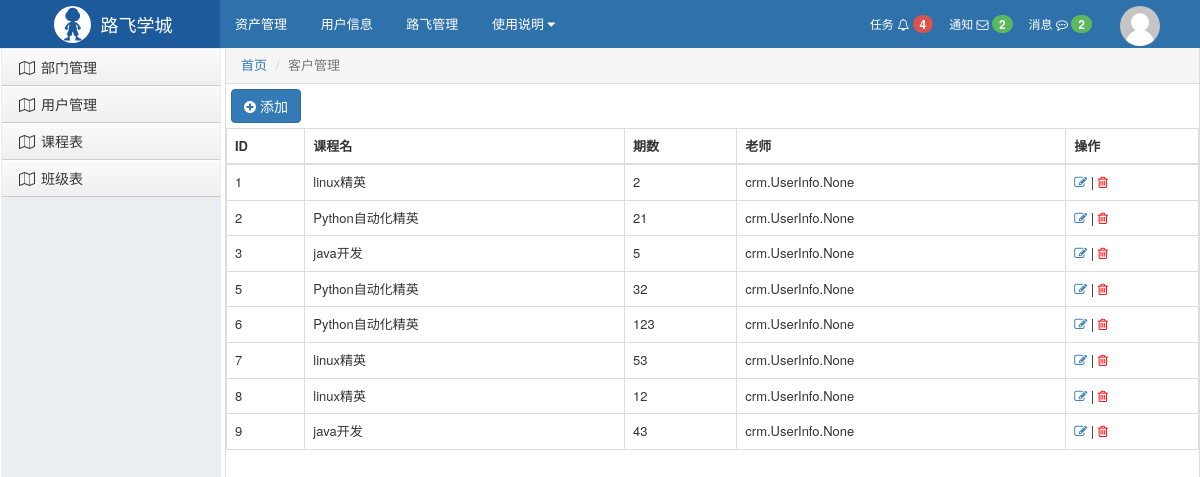
/crm/classes/list/, run on an earlier commit of the app's database.
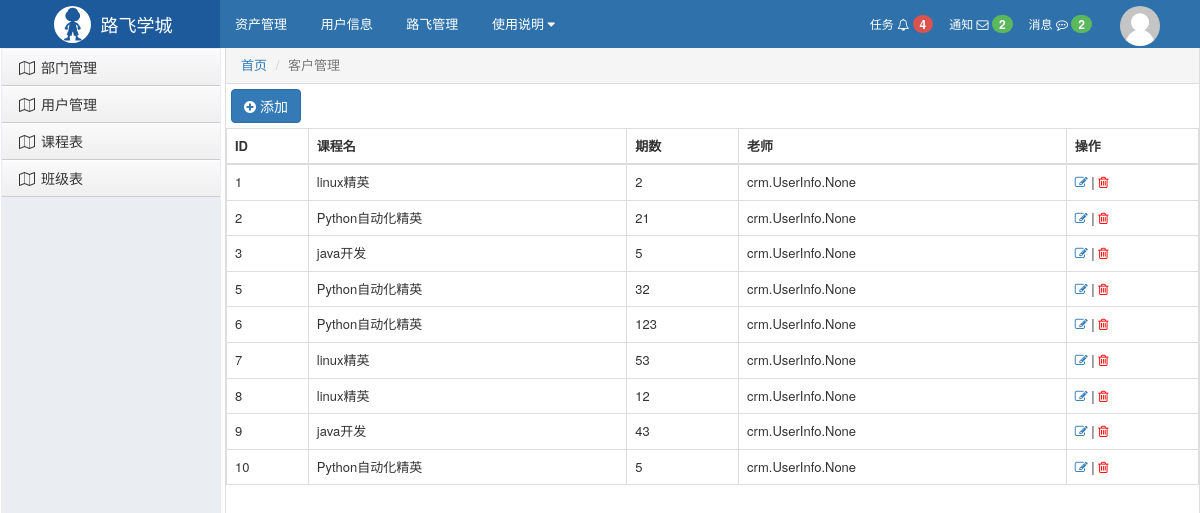
And on a later commit of the database.
### crm/models.py (models this page shows)
class ClassList(models.Model):
    course = models.ForeignKey(verbose_name='课程',to='Course')
    num = models.IntegerField(verbose_name='期数')
    teachers = models.ManyToManyField(verbose_name='老师',to='UserInfo')

class Course(models.Model):
    title = models.CharField(verbose_name='课程名称',max_length=32)
    def __str__(self):
        return self.title

### crm/views/classes.py (the view)
def classes_list(request):
    class_queryset = models.ClassList.objects.all()
    return render(request,'class_list.html',{'class_queryset':class_queryset})

### crm/templates/class_list.html
{% extends 'layout.html' %}
{% block content %}
    <div style="margin: 5px;">
        <a href="/crm/classes/add/" class="btn btn-primary"><i class="fa fa-plus-circle" aria-hidden="true"></i> 添加</a>
    </div>
<table class="table table-bordered">
        <thead>
            <tr>
                <th>ID</th>
                <th>课程名</th>
                <th>期数</th>
                <th>老师</th>
                <th>操作</th>
            </tr>
        </thead>
        <tbody>
        {% for row in class_queryset %}
                <tr>
                    <td>{{ row.id }}</td>
                    <td>{{ row.course }}</td>
                    <td>{{ row.num }}</td>
                    <td>{{ row.teachers }}</td>
                    <td>
                        <a href="/crm/classes/edit/{{ row.id }}/"><i class="fa fa-pencil-square-o" aria-hidden="true"></i></a>
                        |
                        <a href="/crm/classes/del/{{ row.id }}/" style="color: red;"><i class="fa fa-trash-o" aria-hidden="true"></i></a>
                    </td>
                </tr>
        {% endfor %}
        </tbody>
</table>
{% endblock %}

### crm/templates/layout.html (shortened to what this page needs)
{% load staticfiles %}
<!DOCTYPE html>
<html lang="en">
<head>
    <link rel="stylesheet" href="{% static 'plugins/bootstrap/css/bootstrap.css' %} "/>
    <link rel="stylesheet" href="{% static 'plugins/font-awesome/css/font-awesome.css' %} "/>
    <link rel="stylesheet" href="{% static 'css/commons.css' %} "/>
    <link rel="stylesheet" href="{% static 'css/nav.css' %} "/>
</head>
<body>
<div class="pg-header">
    <div class="nav">
        <div class="logo-area left">
            <a href="#">
                <img class="logo" src="{% static 'imgs/logo.svg' %}">
                <span style="font-size: 18px;">路飞学城 </span>
            </a>
        </div>
        <div class="left-menu left">
            <a class="menu-item">资产管理</a>
            <a class="menu-item">用户信息</a>
            <a class="menu-item">路飞管理</a>
            <div class="menu-item">
                <span>使用说明</span>
                <i class="fa fa-caret-down" aria-hidden="true"></i>
            </div>
        </div>
        <div class="right-menu right clearfix">
            <div class="user-info right">
                <a href="#" class="avatar">
                    <img class="img-circle" src="{% static 'imgs/default.png' %}">
                </a>
            </div>
            <a class="user-menu right">
                消息
                <i class="fa fa-commenting-o" aria-hidden="true"></i>
                <span class="badge bg-success">2</span>
            </a>
            <a class="user-menu right">
                通知
                <i class="fa fa-envelope-o" aria-hidden="true"></i>
                <span class="badge bg-success">2</span>
            </a>
            <a class="user-menu right">
                任务
                <i class="fa fa-bell-o" aria-hidden="true"></i>
                <span class="badge bg-danger">4</span>
            </a>
        </div>
    </div>
</div>
<div class="pg-body">
    <div class="left-menu">
        <div class="menu-body">
            <div class="static-menu">
                <a href="/crm/depart/list/"><span class="icon-wrap"><i class="fa fa-map-o" aria-hidden="true"></i></span> 部门管理</a>
                <a href="/crm/user/list/"><span class="icon-wrap"><i class="fa fa-map-o" aria-hidden="true"></i></span> 用户管理</a>
                <a href="/crm/course/list/"><span class="icon-wrap"><i class="fa fa-map-o" aria-hidden="true"></i></span> 课程表 </a>
                <a href="/crm/classes/list/"><span class="icon-wrap"><i class="fa fa-map-o" aria-hidden="true"></i></span> 班级表 </a>
            </div>
        </div>
    </div>
    <div class="right-body">
        <div>
            <ol class="breadcrumb no-radius no-margin" style="border-bottom: 1px solid #ddd;">
                <li><a href="/crm/index/">首页</a></li>
                <li class="active">客户管理</li>
            </ol>
        </div>
        {% block content %} {% endblock %}
    </div>
</div>
</body>
</html>

### crm/static/css/commons.css (style rules this page uses)
body { margin: 0; }
img { border: 0; }
.left { float: left; }
.right { float: right; }
.clearfix:after { clear: both; display: block; visibility: hidden; height: 0; }
.bg-danger { background-color: #d9534f !important; color: #ffffff; }
.bg-success { background-color: #5cb85c !important; color: #ffffff; }
.badge { display: inline-block; min-width: 10px; padding: 3px 7px; font-size: 12px; font-weight: bold; line-height: 1; color: #fff; text-align: center; white-space: nowrap; vertical-align: baseline; background-color: #777; border-radius: 10px; }
.img-circle { border-radius: 50%; }

### crm/static/css/nav.css (style rules this page uses)
.nav { min-width: 980px; height: 48px; background-color: #2F72AB; color: #ffffff; line-height: 48px; overflow: visible; font-size: 12px; }
.nav .logo-area { width: 220px; overflow: hidden; height: 48px; text-align: center; background-color: #1c5a9c; }
.nav .logo-area > a { color: #ffffff; text-decoration: none; display: inline-block; }
.nav .logo-area .logo { height: 37px; width: 37px; float: left; margin: 6px; margin-right: 10px; }
.nav .left-menu { font-size: 13px; }
.nav .left-menu .menu-item { display: inline-block; padding: 0 15px; cursor: pointer; position: relative; color: white; text-decoration: none; }
.nav .right-menu .user-menu { padding: 0 8px; cursor: pointer; color: white; text-decoration: none; }
.nav .right-menu .user-info { padding: 0 30px 0 10px; height: 48px; position: relative; }
.nav .right-menu .user-info .avatar { display: inline-block; padding: 0 10px; height: 48px; }

### crm/templates/layout.html (style rules this page uses)
body { margin: 0; }
.no-radius { border-radius: 0; }
.no-margin { margin: 0; }
.pg-body > .left-menu { background-color: #EAEDF1; position: absolute; left: 1px; top: 48px; bottom: 0; width: 220px; border: 1px solid #EAEDF1; overflow: auto; }
.pg-body > .right-body { position: absolute; left: 225px; right: 0; top: 48px; bottom: 0; overflow: scroll; border: 1px solid #ddd; border-top: 0; font-size: 13px; min-width: 755px; }
.left-menu .menu-body .static-menu .icon-wrap { width: 20px; display: inline-block; text-align: center; }
.left-menu .menu-body .static-menu a { text-decoration: none; padding: 8px 15px; border-bottom: 1px solid #ccc; color: #333; display: block; background: #efefef; background: -webkit-gradient(linear, left bottom, left top, color-stop(0, #efefef), color-stop(1, #fafafa)); background: -ms-linear-gradient(bottom, #efefef, #fafafa); background: -o-linear-gradient(bottom, #efefef, #fafafa); filter: progid:dximagetransform.microsoft.gradient(startColorStr='#e3e3e3', EndColorStr='#ffffff'); -ms-filter: "progid:DXImageTransform.Microsoft.gradient(startColorStr='#fafafa',EndColorStr='#efefef')"; box-shadow: inset 0 1px 1px white; }

What changed in the data, as far as the page shows it:
added ClassList: id "10", course "Python自动化精英", num "5", teachers "crm.UserInfo.None"
